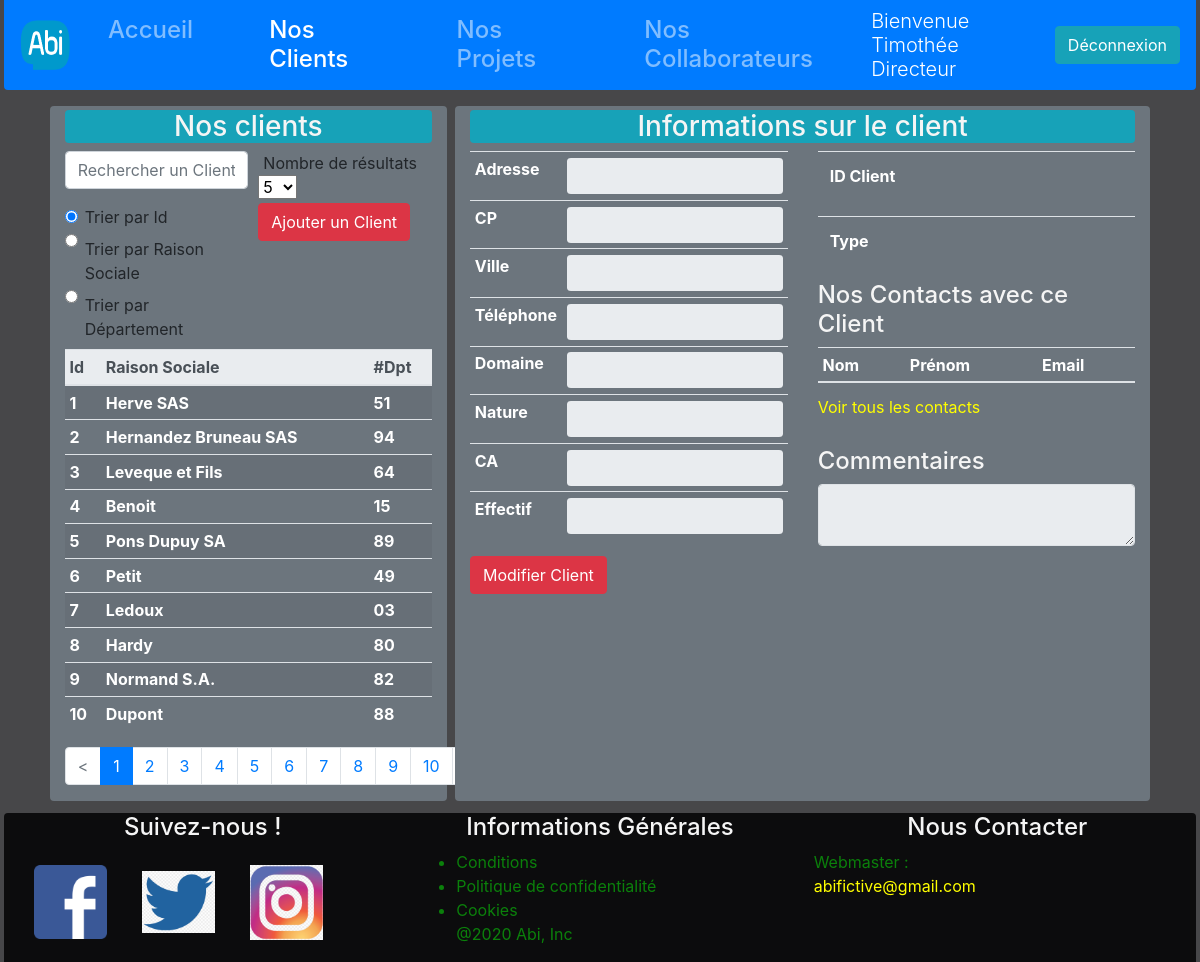
The app's page /customers (signed in) with its own data.
### tables this page shows
CREATE TABLE `customer` (
  `id` int(11) NOT NULL,
  `company_name` varchar(45) NOT NULL,
  `address` varchar(45) DEFAULT NULL,
  `zip` varchar(5) DEFAULT NULL,
  `city` varchar(45) DEFAULT NULL,
  `income` int(11) DEFAULT NULL,
  `workforce` int(11) NOT NULL,
  `phone` varchar(15) DEFAULT NULL,
  `type` enum('Privée','Publique') DEFAULT NULL,
  `nature` enum('Principale','Secondaire','Ancienne') DEFAULT NULL,
  `comment` longtext DEFAULT NULL,
  `activity` varchar(45) DEFAULT NULL
);

### src/Controller/Controller.php (called while the page is built, shortened)
<?php
abstract class Controller
{
    public static function customersController()
    {
        $customerRepository = new CustomerRepository();
        $arraysult = $customerRepository->paginate();
        $customers = $customerRepository->findBy([],["id"=>"ASC"],$arraysult[0], $arraysult[1]);
        $currentPage = $arraysult[2];
        $pages = $arraysult[3];
        include '../templates/customers.php';
    }
}

### public/index.php (called while the page is built, shortened)
<?php
$uri = $_SERVER["REQUEST_URI"];
$uri = substr($uri, 1);
$uri = $uri . "Controller";
if($uri ==="Controller"){
    Controller::homeController();
} else if (method_exists('App\Controller\Controller', $uri)) {
    Controller::$uri();
} else {
    Controller::error404Controller();
}

### src/Repository/Repository.php (called while the page is built, shortened)
<?php
abstract class Repository {
    protected PDO $pdo;
    private string $table;
    private string $classname;
    public function __construct(string $classname)
    {
        $this->pdo = new PDO (DbConfig::DSN, DbConfig::USERNAME, DbConfig::PASSWORD);
        $this->classname = $classname;
        $this->table = strtolower($classname);
    }
    public function findBy(array $criteria, array $orderBy = null, int $limit = null, int $offset = null, int $substr = null)
    {
        $params = array_values($criteria);
        if (!empty($criteria)) {
            $criteria = " WHERE " . join(" AND ", array_map(fn($key) => "$key = ?", array_keys($criteria)));
        } else {
            $criteria = null;
        }
        if ($orderBy) $orderBy = " ORDER BY " . join(", ", array_map(fn($key, $value) => "$key $value", array_keys($orderBy), array_values($orderBy)));
        if ($limit) $limit = " LIMIT $limit";
        $query = $this->pdo->prepare("SELECT * FROM $this->table $criteria $orderBy $limit $offset");
        $query->execute($params);
        return $query->fetchAll(PDO::FETCH_CLASS, "App\Entity\\$this->classname");
    }
    public function paginate() {
        if(isset($_GET['page']) && !empty($_GET['page'])){
            $currentPage = (int) strip_tags($_GET['page']);
          }else{
            $currentPage = 1;
          }
        $sql = "SELECT COUNT(*) AS nb_rows FROM $this->table";
        $query = $this->pdo->prepare($sql);
        $query->execute();
        $result = $query->fetch();
        $nbRows = $result['nb_rows'];
        $nbPerPage = 10;
        $pages = ceil($nbRows/$nbPerPage);
        $first = ($currentPage * $nbPerPage) - $nbPerPage;
        if ($first<1) {
            $first = null;
        }
        return [$nbPerPage, $first, $currentPage, $pages];
}
}

### src/Entity/Customer.php (called while the page is built, shortened)
<?php
class Customer
{
    private int $id;
    private string $company_name;
    private string $zip;
    public function getId()
    {
        return $this->id;
    }
    public function getCompanyName()
    {
        return $this->company_name;
    }
    public function getZip()
    {
        return $this->zip;
    }
}

### templates/customers.php (the view, shortened to what this page needs)
<?php require_once 'skeleton/header.php' ?>
<div class="d-flex flex-column">
    <div class="justify-content-center row my-1 mb-2 mx-1 ">
        <div class="bg-secondary col-md-4 col-12 rounded my-1 mx-1 ">
            <h3 class="bg-info mt-1 rounded text-center ">
                Nos clients
            </h3>
            <div class="col-12">
            <form action="#" method="GET" id="search_clients">
          <div class="row mt-2 mb-2">
            <div class="col-md-6">
              <div class="row">
                <input class="form-control" type="text" placeholder="Rechercher un Client" id="searchValue" autofocus>
              </div>
              <div class="form-check mt-3">
                <div class="row">
                  <input class="form-check-input" type="radio" name="tri" value="triId" checked> Trier par Id
                </div>
                <div class="row">
                  <input class="form-check-input" type="radio" name="tri" value="triRs"><label for="triRs"></label>
                  Trier par Raison Sociale
                </div>
                <div class="row">
                  <input class="form-check-input" type="radio" name="tri" value="triDpt"><label for="triDpt"></label>
                  Trier par Département
                </div>
              </div>
            </div>
            <div class="col-md-6">
              Nombre de résultats
              <div class="form-row">
                <select name="nb_resultats" id="nb_resultats_selec">
                  <option selected value="5">5</option>
                </select>
              </div>
              <div class="form-row my-1">
                <button class="btn btn-danger" type="button" data-toggle="modal" data-target="#editModal">Ajouter un
                  Client</button>
              </div>
            </div>
          </div>
        </form>
            </div>
            <table class="table table-sm table-striped table-hover bg-secondary">
            <thead class="thead-light">
              <tr>
                <th>Id</th>
                <th>Raison Sociale</th>
                <th>#Dpt</th>
              </tr>
            </thead>
            <tbody id="clientsListe" role="button" class="text-white ">
<?php foreach ($customers as $customer): ?>
<tr onclick="select_customer(<?= $customer->getId()?>)">
  <th><?= $customer->getId() ?></th>
  <th><?= $customer->getCompanyName() ?></th>
  <th><?= substr($customer->getZip(),3) ?></th>
</tr>
<?php endforeach ?>
              </tbody>
            </table>
            <nav>
                    <ul class="pagination">
                        <li class="page-item <?= ($currentPage == 1) ? "disabled" : "" ?>">
                            <a href="/customers?page=<?= $currentPage - 1 ?>" class="page-link"><</a>
                        </li>
                        <?php for($page = 1; $page <= $pages; $page++): ?>
                          <li class="page-item <?= ($currentPage == $page) ? "active" : "" ?>">
                                <a href="/customers?page=<?= $page ?>" class="page-link"><?= $page ?></a>
                            </li>
                        <?php endfor ?>
                          <li class="page-item <?= ($currentPage == $pages) ? "disabled" : "" ?>">
                            <a href="/customers?page=<?= $currentPage + 1 ?>" class="page-link">></a>
                        </li>
                    </ul>
                </nav>
        </div>
        <div class="bg-secondary col-md-7 col-12 rounded my-1 mx-1">
            <h3 class="bg-info mt-1 rounded text-center" id="clientName">
                Informations sur le client
            </h3>
            <div class="row">
              <div class="col-md-6 col-12">
            <form action="#">
              <table class="table text-white table-sm">
                <tbody>
                  <tr class="text-white">
                    <th scope="row">Adresse</th>
                    <td><input type="text" class="form-control-plaintext form-control editableClient" value=""
                        name="adresse" id="clientAdresse" disabled> </td>
                  </tr>
                  <tr>
                    <th scope="row">CP</th>
                    <td><input type="text" class="form-control-plaintext form-control editableClient" value=""
                        name="codePostal" id="clientCp" disabled> </td>
                  </tr>
                  <tr>
                    <th scope="row">Ville</th>
                    <td><input type="text" class="form-control-plaintext form-control editableClient" value=""
                        name="ville" id="clientVille" disabled> </td>
                  </tr>
                  <tr>
                    <th scope="row">Téléphone</th>
                    <td><input type="text" class="form-control-plaintext form-control editableClient" value=""
                        name="telephone" id="clientTelephone" disabled></td>
                  </tr>
                  <tr>
                    <th scope="row">Domaine</th>
                    <td><input type="text" class="form-control-plaintext form-control editableClient" value=""
                        data-toggle="tooltip" name="domaine" id="clientDomaine" disabled></td>
                  </tr>
                  <tr>
                    <th scope="row">Nature</th>
                    <td><input type="text" class="form-control-plaintext form-control editableClient" value=""
                        name="nature" id="clientNature" disabled></td>
                  </tr>
                  <tr>
                    <th scope="row">CA</th>
                    <td><input type="text" class="form-control-plaintext form-control editableClient" value="" name="ca"
                        id="clientCa" disabled></td>
                  </tr>
                  <tr>
                    <th scope="row">Effectif</th>
                    <td><input type="text" class="form-control-plaintext form-control editableClient" value=""
                        name="effectif" id="clientEffectif" disabled></td>
                  </tr>
                </tbody>
              </table>
              <button class="btn btn-danger" id="modif" onclick=" editClient()" type="button">Modifier
                  Client</button>
            </form>
              </div>
              <div class="col-md-6 col-12">
                <table class="table text-white">
                <tbody>
                  <tr>
                    <th scope="row">ID Client</th>
                    <td id="clientId"></td>
                  </tr>
              </table>
              <table class="table text-white">
                <tbody>
                  <tr>
                    <th scope="row">Type</th>
                    <td id="clientType"></td>
                  </tr>
                </tbody>
              </table>
              <h4>Nos Contacts avec ce Client</h4>
            <table class="table table-sm table-striped">
              <caption class="text-info"><a href="/contacts">Voir tous les contacts</a></caption>
              <thead class="text-white">
                <tr>
                  <th scope="col">Nom</th>
                  <th scope="col">Prénom</th>
                  <th scope="col">Email</th>
                </tr>
              </thead>
            </table>
            <h4>Commentaires</h4>
            <textarea type="text" class="form-control-plaintext form-control editableClient border px-2" value=""
              name="commentaire" id="clientCommentaire" disabled></textarea>
              </div>
            </div>
        </div>
    </div>
</div>
  <?php require_once 'skeleton/footer.php'?>

### templates/skeleton/header.php (shortened to what this page needs)
<?php if(isset($_SESSION['login'])) : ?>
<!DOCTYPE html>
<html lang="en">
<head>
    <link rel="stylesheet" href="assets/css/bootstrap.min.css">
    <link rel="stylesheet" href="assets/css/abi_style.css">
</head>
<body>
    <nav class="vipNav rounded-bottom mx-1 navbar navbar-expand-lg navbar-dark bg-primary h4">
        <a href="/">
            <img src="assets/image/logo_abi.png" alt="Logo Abi" class="logo">
        </a>
        <div class="collapse navbar-collapse mr-auto" id="navbarCollapse">
            <ul class="navbar-nav">
            <li <?php if($_SERVER['REQUEST_URI']=="/") { ?>  class="active" <?php }  ?> class="nav-item ">
                    <a class="nav-link" href="/">Accueil </a>
                </li>
                <li <?php if($_SERVER['REQUEST_URI']=="/customers") { ?>  class="active" <?php }  ?>class="nav-item" >
                    <a class="nav-link " href="/customers">Nos Clients</a>
                </li>
                <li <?php if($_SERVER['REQUEST_URI']=="/projects") { ?>  class="active" <?php }  ?>class="nav-item">
                    <a class="nav-link" href="/projects">Nos Projets</a>
                </li>
                <li <?php if($_SERVER['REQUEST_URI']=="/employees") { ?>  class="active" <?php }  ?>class="nav-item">
                    <a class="nav-link " href="/employees">Nos Collaborateurs</a>
                </li>
            </ul>
        </div>
        <div class="lead text-white mr-2">
            Bienvenue <?= $_SESSION["login"]?> <br>
            <?= $_SESSION["role"]?>
        </div>
        <a href="/disconnect">
            <button class="btn btn-info">Déconnexion</button>
        </a>
    </nav>
<?php endif; ?>

### templates/skeleton/footer.php (shortened to what this page needs)
    <footer class="row rounded-top mx-1">
        <div class="col-md-4 rounded-top mx-auto ">
            <h4 class="text-center">Suivez-nous !</h4>
                <a href="https://www.facebook.com/" target="_blank">
                    <img src="assets/image/logo_fb.png" alt="Logo FB">
                </a>
                <a href="https://twitter.com/" target="_blank">
                    <img src="assets/image/logo_twitter.jpg" alt="Logo Twitter">
                </a>
                <a href="https://www.instagram.com/" target="_blank">
                    <img src="assets/image/logo_instagram.png" alt="Logo Instagram">
                </a>
        </div>
        <div class="col-md-4  mx-auto ">
            <h4 class="text-center">Informations Générales</h4>
            <ul>
                <li>Conditions</li>
                <li>Politique de confidentialité</li>
                <li>Cookies</li>
                @2020 Abi, Inc
            </ul>
        </div>
        <div class="col-md-4  rounded-top mx-auto ">
            <h4 class="text-center">Nous Contacter</h4>
            Webmaster :<br/>
            <a href="/nouscontacter">abifictive@gmail.com</a>
        </div>
    </footer>
</body>
</html>

### public/assets/css/abi_style.css (style rules this page uses)
body { background-color: #474749; }
footer { background-color: #0c0c0d; color: #0b800b; }
.vipNav li { padding-left: 30px; padding-right: 30px; }
footer img { display: inline-block; margin: 15px; width: 20%; }
.logo { width: 50px; height: 50px; }
h3, h4 { color: whitesmoke; }
a, a:hover { color: yellow; }

### records on screen
customer: id "1", company_name "Herve SAS", zip "51"
customer: id "2", company_name "Hernandez Bruneau SAS", zip "94"
customer: id "3", company_name "Leveque et Fils", zip "64"
customer: id "4", company_name "Benoit", zip "15"
customer: id "5", company_name "Pons Dupuy SA", zip "89"
customer: id "6", company_name "Petit", zip "49"
customer: id "7", company_name "Ledoux", zip "03"
customer: id "8", company_name "Hardy", zip "80"
customer: id "9", company_name "Normand S.A.", zip "82"
customer: id "10", company_name "Dupont", zip "88"

### other values on screen
$_SESSION["login"] "Timothée"
$_SESSION["role"] "Directeur"
